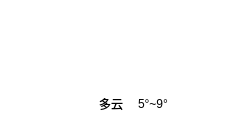
    <widget class="QWidget" name="widget_3" native="true">
     <property name="geometry">
      <rect>
       <x>20</x>
       <y>60</y>
       <width>231</width>
       <height>131</height>
      </rect>
     </property>
     <property name="styleSheet">
      <string notr="true">background-color: rgba(157, 133, 255, 0);
border-radius: 15px</string>
     </property>
     <layout class="QHBoxLayout" name="horizontalLayout_3">
      <property name="spacing">
       <number>8</number>
      </property>
      <item>
       <widget class="QLabel" name="lblTypeIcon">
        <property name="minimumSize">
         <size>
          <width>80</width>
          <height>80</height>
         </size>
        </property>
        <property name="maximumSize">
         <size>
          <width>110</width>
          <height>110</height>
         </size>
        </property>
        <property name="styleSheet">
         <string notr="true">background-color: rgba(255, 255, 255, 0);</string>
        </property>
        <property name="text">
         <string/>
        </property>
        <property name="pixmap">
         <pixmap resource="main.qrc">:/res/type/DuoYun.png</pixmap>
        </property>
        <property name="scaledContents">
         <bool>true</bool>
        </property>
        <property name="alignment">
         <set>Qt::AlignCenter</set>
        </property>
       </widget>
      </item>
      <item>
       <layout class="QVBoxLayout" name="verticalLayout_2">
        <property name="spacing">
         <number>0</number>
        </property>
        <item>
         <layout class="QHBoxLayout" name="horizontalLayout_2">
          <item>
           <widget class="QLabel" name="lblTemp">
            <property name="font">
             <font>
              <family>Arial</family>
              <pointsize>50</pointsize>
              <italic>false</italic>
              <bold>false</bold>
             </font>
            </property>
            <property name="styleSheet">
             <string notr="true">color: rgb(255, 255, 255);
font: 50pt &quot;Arial&quot;;
background-color: rgba(0, 255, 255, 0);</string>
            </property>
            <property name="text">
             <string>8°</string>
            </property>
            <property name="scaledContents">
             <bool>true</bool>
            </property>
            <property name="alignment">
             <set>Qt::AlignCenter</set>
            </property>
           </widget>
          </item>
          <item>
           <spacer name="horizontalSpacer_2">
            <property name="orientation">
             <enum>Qt::Horizontal</enum>
            </property>
            <property name="sizeHint" stdset="0">
             <size>
              <width>40</width>
              <height>20</height>
             </size>
            </property>
           </spacer>
          </item>
          <item>
           <layout class="QVBoxLayout" name="verticalLayout">
            <property name="topMargin">
             <number>0</number>
            </property>
            <property name="bottomMargin">
             <number>40</number>
            </property>
           </layout>
          </item>
         </layout>
        </item>
        <item>
         <layout class="QHBoxLayout" name="horizontalLayout">
          <property name="spacing">
           <number>6</number>
          </property>
          <property name="sizeConstraint">
           <enum>QLayout::SetDefaultConstraint</enum>
          </property>
          <item>
           <widget class="QLabel" name="lblType">
            <property name="sizePolicy">
             <sizepolicy hsizetype="Preferred" vsizetype="Preferred">
              <horstretch>0</horstretch>
              <verstretch>0</verstretch>
             </sizepolicy>
            </property>
            <property name="styleSheet">
             <string notr="true">background-color: rgba(255, 255, 255,0);
font: 12pt &quot;微软雅黑&quot;;</string>
            </property>
            <property name="text">
             <string>多云</string>
            </property>
            <property name="scaledContents">
             <bool>true</bool>
            </property>
            <property name="alignment">
             <set>Qt::AlignLeading|Qt::AlignLeft|Qt::AlignVCenter</set>
            </property>
           </widget>
          </item>
          <item>
           <widget class="Line" name="line">
            <property name="minimumSize">
             <size>
              <width>0</width>
              <height>15</height>
             </size>
            </property>
            <property name="maximumSize">
             <size>
              <width>16777215</width>
              <height>15</height>
             </size>
            </property>
            <property name="styleSheet">
             <string notr="true">color: rgb(255, 0, 0);</string>
            </property>
            <property name="orientation">
             <enum>Qt::Vertical</enum>
            </property>
           </widget>
          </item>
          <item>
           <widget class="QLabel" name="lblLowHigh">
            <property name="styleSheet">
             <string notr="true">background-color: rgba(255, 255, 255,0);
font: 12pt &quot;微软雅黑&quot;;</string>
            </property>
            <property name="text">
             <string>5°~9°</string>
            </property>
            <property name="alignment">
             <set>Qt::AlignLeading|Qt::AlignLeft|Qt::AlignVCenter</set>
            </property>
           </widget>
          </item>
          <item>
           <spacer name="horizontalSpacer">
            <property name="orientation">
             <enum>Qt::Horizontal</enum>
            </property>
            <property name="sizeHint" stdset="0">
             <size>
              <width>40</width>
              <height>20</height>
             </size>
            </property>
           </spacer>
          </item>
         </layout>
        </item>
       </layout>
      </item>
     </layout>
    </widget>
